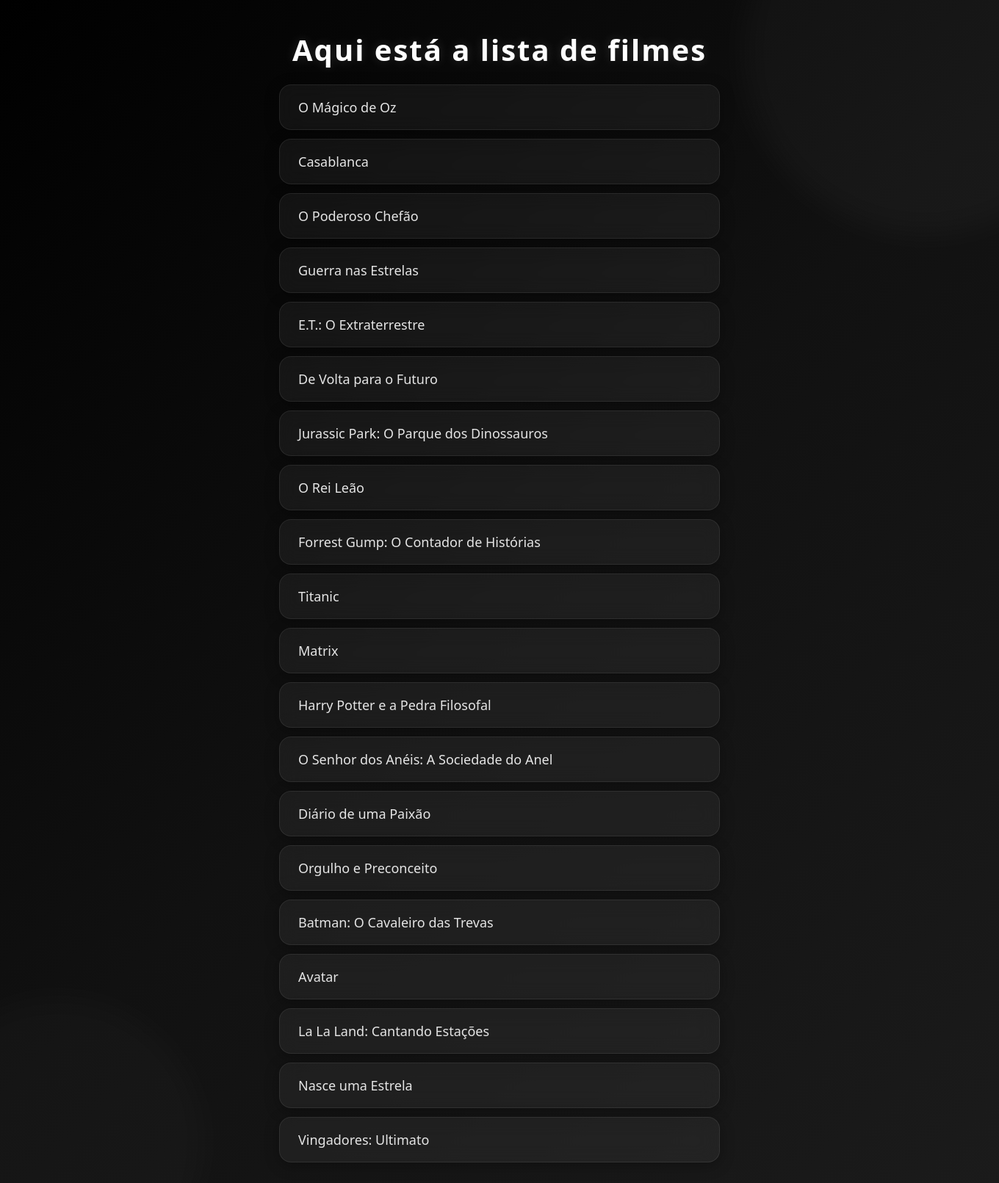
Page /admin/filmes (signed in) on the committed database.
### modelos/filmes.py (models this page shows, shortened)
class Filme(db.Model):
    __tablename__ = 'filmes'
    id = db.Column(db.Integer, primary_key=True)
    nome = db.Column(db.String(100), nullable=False)
    genero = db.Column(db.String(100), nullable=False)
    ano = db.Column(db.Integer, nullable=False)

### blueprints/bp_admin.py (the view)
@bpadmin.route('/filmes')
def listar_filmes():
    if 'admin' not in session:
        return redirect('/admin/login')
    filmes = FilmeDAO.listar()
    return render_template(
        'lista_filme.html',
        filmes=filmes
    )

### daos/filme_dao.py (called while the page is built)
    @staticmethod
    def listar():
        return Filme.query.all()

### templates/lista_filme.html (shortened to what this page needs)
<!DOCTYPE html>
<html lang="en">
<head>
    <link rel="stylesheet" href="../static/css/lista_filme.css">
</head>
<body>
    <h1>Aqui está a lista de filmes</h1>
    {% for filme in filmes %}
    <p>{{ filme.nome }}</p>
    {% endfor %}
</body>
</html>

### static/css/lista_filme.css (style rules this page uses)
* { margin: 0; padding: 0; box-sizing: border-box; font-family: 'Segoe UI', sans-serif; }
body { min-height: 100vh; display: flex; flex-direction: column; align-items: center; background: linear-gradient(135deg, #000000, #111111, #1b1b1b); color: white; padding: 40px; position: relative; overflow-x: hidden; }
body::before { content: ''; position: absolute; width: 500px; height: 500px; background: rgba(255, 255, 255, 0.03); border-radius: 50%; top: -180px; right: -150px; filter: blur(20px); }
body::after { content: ''; position: absolute; width: 400px; height: 400px; background: rgba(255, 255, 255, 0.02); border-radius: 50%; bottom: -120px; left: -120px; filter: blur(20px); }
h1 { margin-bottom: 20px; font-size: 40px; letter-spacing: 2px; text-shadow: 0 0 15px rgba(255, 255, 255, 0.15); z-index: 1; text-align: center; }
p { width: 600px; padding: 18px 25px; margin-bottom: 12px; border-radius: 16px; background: rgba(255, 255, 255, 0.05); backdrop-filter: blur(12px); border: 1px solid rgba(255, 255, 255, 0.08); box-shadow: 0 4px 20px rgba(0, 0, 0, 0.3); font-size: 18px; color: #e5e5e5; z-index: 1; transition: 0.3s ease; }

### rows in the picture
Filme: nome "O Mágico de Oz"
Filme: nome "Casablanca"
Filme: nome "O Poderoso Chefão"
Filme: nome "Guerra nas Estrelas"
Filme: nome "E.T.: O Extraterrestre"
Filme: nome "De Volta para o Futuro"
Filme: nome "Jurassic Park: O Parque dos Dinossauros"
Filme: nome "O Rei Leão"
Filme: nome "Forrest Gump: O Contador de Histórias"
Filme: nome "Titanic"
Filme: nome "Matrix"
Filme: nome "Harry Potter e a Pedra Filosofal"
Filme: nome "O Senhor dos Anéis: A Sociedade do Anel"
Filme: nome "Diário de uma Paixão"
Filme: nome "Orgulho e Preconceito"
Filme: nome "Batman: O Cavaleiro das Trevas"
Filme: nome "Avatar"
Filme: nome "La La Land: Cantando Estações"
Filme: nome "Nasce uma Estrela"
Filme: nome "Vingadores: Ultimato"
